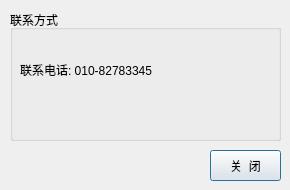
<?xml version="1.0" encoding="UTF-8"?>
<ui version="4.0">
 <class>HelpForm</class>
 <widget class="QWidget" name="HelpForm">
  <property name="geometry">
   <rect>
    <x>0</x>
    <y>0</y>
    <width>290</width>
    <height>190</height>
   </rect>
  </property>
  <property name="windowTitle">
   <string>帮助</string>
  </property>
  <property name="windowIcon">
   <iconset resource="../../img.qrc">
    <normaloff>:/img/images/help.png</normaloff>:/img/images/help.png</iconset>
  </property>
  <property name="styleSheet">
   <string notr="true">font: 12pt &quot;Sans Serif&quot;;</string>
  </property>
  <widget class="QGroupBox" name="groupBox">
   <property name="enabled">
    <bool>true</bool>
   </property>
   <property name="geometry">
    <rect>
     <x>10</x>
     <y>10</y>
     <width>271</width>
     <height>131</height>
    </rect>
   </property>
   <property name="title">
    <string>联系方式</string>
   </property>
   <widget class="QLabel" name="label_6">
    <property name="geometry">
     <rect>
      <x>10</x>
      <y>40</y>
      <width>241</width>
      <height>41</height>
     </rect>
    </property>
    <property name="text">
     <string>联系电话: 010-82783345</string>
    </property>
    <property name="textFormat">
     <enum>Qt::RichText</enum>
    </property>
    <property name="scaledContents">
     <bool>false</bool>
    </property>
   </widget>
  </widget>
  <widget class="QPushButton" name="btn_close">
   <property name="enabled">
    <bool>true</bool>
   </property>
   <property name="geometry">
    <rect>
     <x>210</x>
     <y>150</y>
     <width>71</width>
     <height>31</height>
    </rect>
   </property>
   <property name="text">
    <string>关  闭</string>
   </property>
   <property name="default">
    <bool>true</bool>
   </property>
  </widget>
 </widget>
 <resources>
  <include location="../../img.qrc"/>
 </resources>
 <connections/>
</ui>
